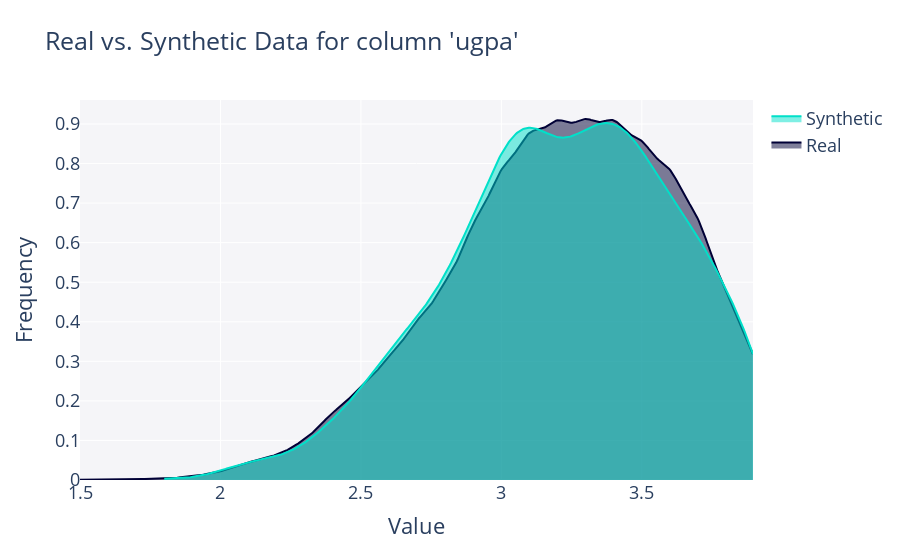

This figure's notebook cell:
### Markdown cell above
For numerical columns, The KSComplement returns 1-(KS statistics) where the Kolmogorov Smirnov (KS) statistic is the maximal difference between the CDF of the variable in the original and the synthetic data. A value close to 1 represents a better fit.

For categorical columns, The TVComplement returns 1 - (TV Distance), where the Total Variation Distance measures the relative frequencies of the categories of a given variable in the original and the synthetic data. A value close to 1 represents a better fit

### Code cell
fig = get_column_plot(
    real_data=df,
    synthetic_data=synthetic_data_GC,
    column_name='ugpa'
)

fig.show()

### Figure 1 — Plotly figure (JSON) as saved in the notebook; plotly's stock layout.template omitted (floating-point values rounded to 4 significant figures; data arrays with more than 128 entries replaced by an {"elided": "..."} marker saying what was removed)
{"data": [{"fill": "tozeroy", "hovertemplate": "<b>Real</b><br>Frequency: %{y}<extra></extra>", "legendgroup": "Real", "marker": {"color": "#000036"}, "mode": "lines", "name": "Real", "showlegend": true, "type": "scatter", "x": {"elided": "500 float values"}, "xaxis": "x", "y": {"elided": "500 float values"}, "yaxis": "y"}, {"fill": "tozeroy", "hovertemplate": "<b>Synthetic</b><br>Frequency: %{y}<extra></extra>", "legendgroup": "Synthetic", "marker": {"color": "#01E0C9"}, "mode": "lines", "name": "Synthetic", "showlegend": true, "type": "scatter", "x": {"elided": "500 float values"}, "xaxis": "x", "y": {"elided": "500 float values"}, "yaxis": "y"}], "layout": {"barmode": "overlay", "font": {"size": 18}, "hovermode": "closest", "legend": {"traceorder": "reversed"}, "plot_bgcolor": "#F5F5F8", "title": {"text": "Real vs. Synthetic Data for column 'ugpa'"}, "xaxis": {"anchor": "y2", "domain": [0, 1], "title": {"text": "Value"}, "zeroline": false}, "yaxis": {"anchor": "free", "domain": [0, 1], "position": 0, "title": {"text": "Frequency"}}}}
